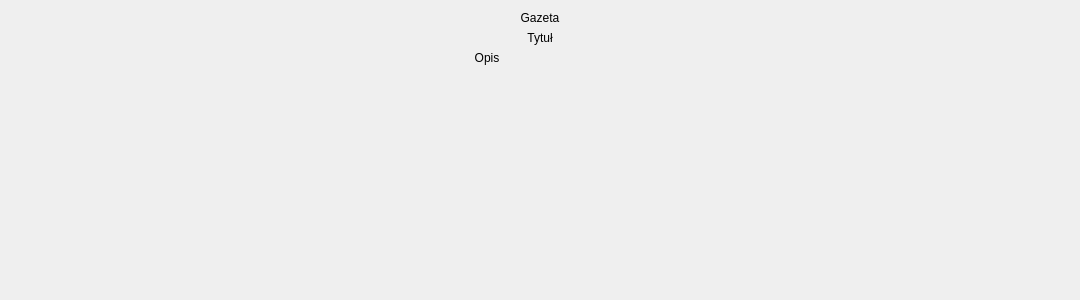
<?xml version="1.0" encoding="UTF-8"?>
<ui version="4.0">
 <class>Informacje</class>
 <widget class="QWidget" name="Informacje">
  <property name="geometry">
   <rect>
    <x>0</x>
    <y>0</y>
    <width>1080</width>
    <height>300</height>
   </rect>
  </property>
  <property name="windowTitle">
   <string>Form</string>
  </property>
  <layout class="QVBoxLayout" name="verticalLayout">
   <item>
    <widget class="QLabel" name="gazeta">
     <property name="text">
      <string>Gazeta</string>
     </property>
     <property name="alignment">
      <set>Qt::AlignHCenter|Qt::AlignTop</set>
     </property>
     <property name="wordWrap">
      <bool>true</bool>
     </property>
    </widget>
   </item>
   <item>
    <widget class="QLabel" name="title">
     <property name="text">
      <string>Tytuł</string>
     </property>
     <property name="alignment">
      <set>Qt::AlignBottom|Qt::AlignHCenter</set>
     </property>
     <property name="wordWrap">
      <bool>true</bool>
     </property>
    </widget>
   </item>
   <item>
    <layout class="QHBoxLayout" name="horizontalLayout">
     <item>
      <widget class="QLabel" name="description">
       <property name="text">
        <string>Opis</string>
       </property>
       <property name="alignment">
        <set>Qt::AlignHCenter|Qt::AlignTop</set>
       </property>
       <property name="wordWrap">
        <bool>true</bool>
       </property>
      </widget>
     </item>
     <item>
      <widget class="QRWidget" name="qrcode" native="true">
       <property name="minimumSize">
        <size>
         <width>100</width>
         <height>100</height>
        </size>
       </property>
       <property name="maximumSize">
        <size>
         <width>100</width>
         <height>100</height>
        </size>
       </property>
      </widget>
     </item>
    </layout>
   </item>
   <item>
    <widget class="QRWidget" name="qrcode" native="true"/>
   </item>
   <item>
    <spacer name="verticalSpacer">
     <property name="orientation">
      <enum>Qt::Vertical</enum>
     </property>
     <property name="sizeHint" stdset="0">
      <size>
       <width>20</width>
       <height>40</height>
      </size>
     </property>
    </spacer>
   </item>
  </layout>
 </widget>
 <customwidgets>
  <customwidget>
   <class>QRWidget</class>
   <extends>QWidget</extends>
   <header location="global">qrwidget.h</header>
   <container>1</container>
  </customwidget>
 </customwidgets>
 <resources/>
 <connections/>
</ui>
